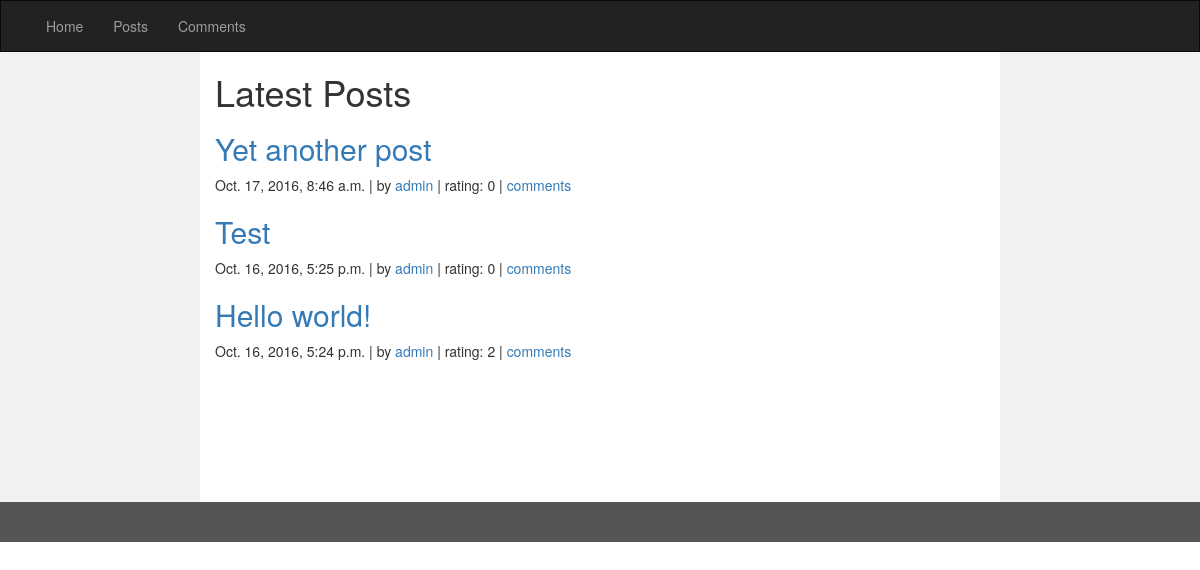
/posts/, run on the app's committed database.
### posts/models.py (models this page shows, shortened)
class Post(models.Model):
    title = models.CharField(max_length=255)
    user = models.ForeignKey(settings.AUTH_USER_MODEL, related_name="user_posts")
    created_at = models.DateTimeField(auto_now_add=True)
    url = models.URLField(max_length=600, blank=True)
    description = models.TextField(blank=True)
    def score(self):
        return PostVote.objects.filter(post=self).aggregate(models.Sum('vote_type')).get('vote_type__sum') or 0

### core/models.py (models this page shows)
class User(AbstractUser):
    avatar = models.ImageField(upload_to='avatars', blank=True, null=True)

### posts/views.py (the view)
def index(request):
    latest_posts_list = Post.objects.order_by('-created_at')
    template = loader.get_template('posts/index.html')
    context = {
        'latest_posts_list' : latest_posts_list,
    }
    return HttpResponse(template.render(context, request))

### posts/templates/posts/index.html
{% extends "base.html" %} {% load staticfiles %} {% block title %} Latest posts {% endblock %} {% block content %}
<h1> Latest Posts </h1> {% if latest_posts_list %} {% for post in latest_posts_list %}
<div class="post">
  <h2><a target="_blank" href={{post.url}}>{{ post.title }}</a></h2>
  <div class="meta">
    {{ post.created_at }} | by <a target ="_blank" href="/users/{{ post.user.id }}/">{{post.user}} </a> | rating: {{post.score}} | <a target="_blank" href="{% url 'detail' post.id %}">comments</a>
  </div>
</div>
{% endfor %} {% else %}
<p>No posts are available.</p>
{% endif %} {% endblock%}

### core/templates/base.html (shortened to what this page needs)
{% load staticfiles %}
<!DOCTYPE html>
<html lang="en">
<head>
  <link rel="stylesheet" href="https://maxcdn.bootstrapcdn.com/bootstrap/3.3.7/css/bootstrap.min.css">
  <link rel="stylesheet" href={% static '/core/css/style.css' %}/>
</head>
<body>
  <nav class="navbar navbar-inverse">
    <div class="container-fluid">
      <div class="navbar-header">
        <a class="navbar-brand" href="/"></a>
      </div>
      <div class="collapse navbar-collapse" id="myNavbar">
        <ul class="nav navbar-nav">
          <li><a href="/">Home</a></li>
          <li><a href="/posts/">Posts</a></li>
          <li><a href="/comments/">Comments</a></li>
        </ul>
      </div>
    </div>
  </nav>
  <div class="container-fluid text-center">
    <div class="row content">
      <div class="col-sm-2 sidenav">
      </div>
      <div class="col-sm-8 text-left" id="content">
        {% block content %}{% endblock %}
      </div>
      <div class="col-sm-2 sidenav">
      </div>
    </div>
  </div>
  <footer class="container-fluid text-center">
  </footer>
</body>
</html>

### core/static/core/css/style.css (style rules this page uses)
.navbar { margin-bottom: 0; border-radius: 0; }
.row.content { height: 450px }
.sidenav { padding-top: 20px; background-color: #f1f1f1; height: 100%; }
footer { background-color: #555; color: white; padding: 15px; }

### data on the page
Post: title "Yet another post", created_at "Oct. 17, 2016, 8:46 a.m.", user "admin", score "0"
Post: title "Test", created_at "Oct. 16, 2016, 5:25 p.m.", user "admin", score "0"
Post: title "Hello world!", created_at "Oct. 16, 2016, 5:24 p.m.", user "admin", score "2"
